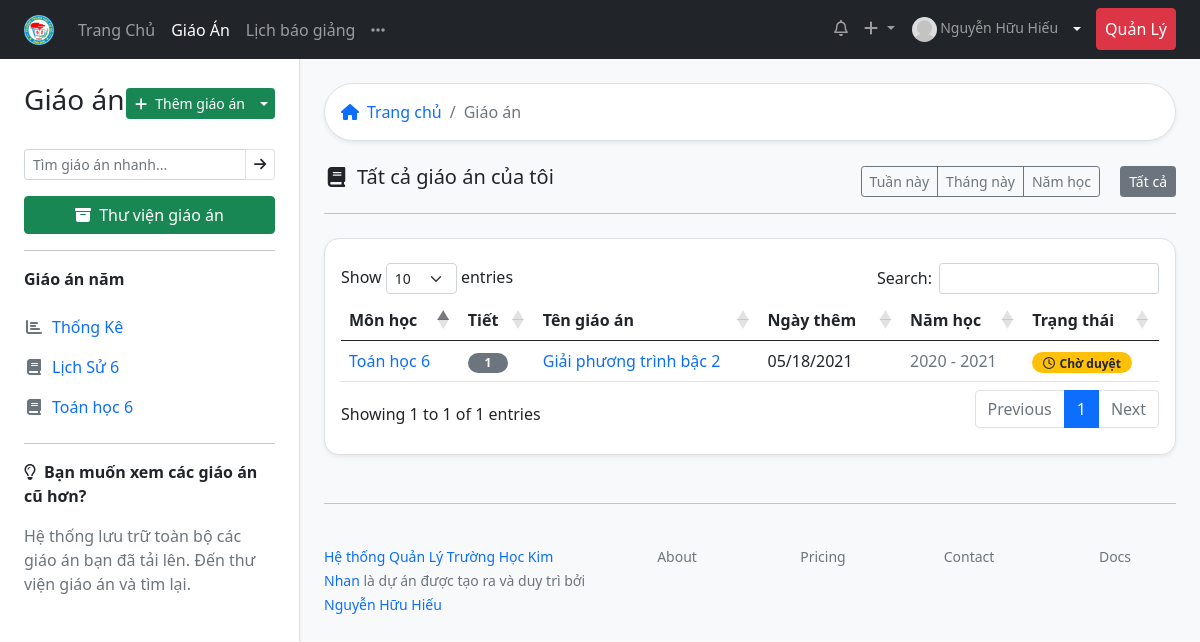
Before: /lessons/ (signed in) with the older database file.
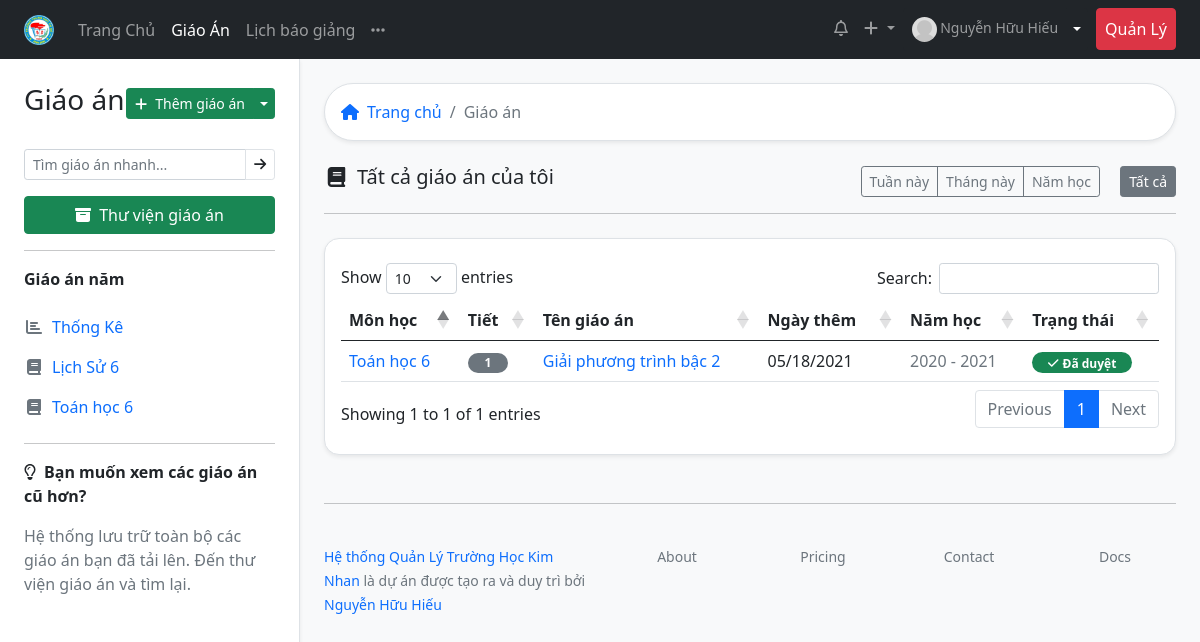
After: the same page with the newer database file.
### lessonmanagement/models.py (models this page shows, shortened)
class Lesson(models.Model):
    title = models.CharField(max_length=200)
    lesson_path = models.FileField(blank=True, null=True)
    upload_time = models.DateTimeField(blank=True, null=True)
    edit_time = models.DateTimeField(blank=True, null=True)
    description = models.CharField(max_length=200, null=True, blank=True)
    teacher = models.ForeignKey(Teacher, on_delete=models.CASCADE)
    subject = models.ForeignKey(SubjectDetail, on_delete=models.CASCADE)
    number_lesson = models.IntegerField(help_text="Bài giảng số mấy")
    schoolyear = models.ForeignKey(Schoolyear, on_delete=models.CASCADE, blank=True, null=True)
    classyear = models.ManyToManyField(Classyear, through="LessonSchedule")
    STATUS_CHOICES = [
    ('pending', 'Chờ duyệt'),
    ('acept', 'Đã duyệt'),
    ('deny', 'Bị từ chối'),
    ]
    status = models.CharField(max_length=10, blank=True, choices=STATUS_CHOICES ,default='pending')
    checker = models.ForeignKey('Teacher', related_name="lesson_checker" ,on_delete=models.SET_NULL, null=True, blank=True)
    check_date = models.DateTimeField(auto_now=True)
    note_checker = models.CharField(max_length=200, blank=True)
    class Meta:
        verbose_name = "Giáo Án"
        verbose_name_plural = "Giáo Án"
        ordering = ["-upload_time"]
        unique_together = ['subject', 'number_lesson']

class SubjectDetail(models.Model):
    subject = models.ForeignKey(Subject, on_delete=models.CASCADE, verbose_name="Môn học")
    level = models.IntegerField(choices=LEVEL_CHOICES, verbose_name="Khối học")
    total_lesson = models.IntegerField(verbose_name="Tổng số tiết")
    week_lesson = models.IntegerField(verbose_name="Số tiết mỗi tuần")
    class Meta:
        verbose_name = "Chi tiết môn học"
        verbose_name_plural = "Chi tiết môn học"
    def __str__(self):
        return '%s %s' % (self.subject, self.level)

class SchoolAbstract(models.Model):
    title = models.CharField(max_length=50, verbose_name="Tiêu đề")
    description = models.CharField(max_length=200, verbose_name="Mô tả sơ lược", blank=True)
    cover = models.ImageField(upload_to="coverimages/", verbose_name="Ảnh bìa", null = True, blank = True)
    class Meta:
        abstract = True
    def __str__(self):
        return self.title

class Subject(SchoolAbstract):
    group = models.ForeignKey(GroupSubject,on_delete=models.CASCADE, verbose_name='Bộ môn')
    subject_slug = models.SlugField(max_length=50, null=True, blank=True)
    class Meta:
        verbose_name = "Môn học"
        verbose_name_plural = "Môn học"

class Schoolyear(models.Model):
    school = models.ForeignKey(School, on_delete=models.CASCADE)
    start_date = models.DateField(help_text="Ngày bắt đầu năm học",  unique_for_year='start_date' )
    end_date = models.DateField(blank=True, null=True)
    spring_start = models.DateTimeField(help_text="Giờ mùa hè. Buổi sáng bắt đầu từ ngày nào, mấy giờ", blank=True, null=True)
    winter_start = models.DateTimeField(help_text="Giờ mùa đông. Buổi sáng bắt đầu từ ngày nào, mấy giờ", blank=True, null=True)
    class Meta:
        verbose_name = "Năm học"
        verbose_name_plural = "Năm học"
    def __str__(self):
        return '%s - %s' % (self.start_date.year, self.start_date.year + 1)

### lessonmanagement/views.py (the view)
# urls.py: path('lessons/', views.alllessons, name="alllessons"),
@login_required
def alllessons(request):
    lesson_list = Lesson.objects.filter(
        teacher=request.user.teacher.id).order_by('-upload_time')
    context = {'lesson_list': lesson_list}
    return render(request, 'lesson/all_lessons.html', context)

### lessonmanagement/models.py (called while the page is built)
    def full_name(self):
        return ('%s %s') % (self.firstname, self.lastname)

    def lesson_list(self):
        return self.lesson_set.filter(teacher = self.user.id)

    def subject_classyear_list(self):
        return self.subjectclassyear_set.all().order_by('subject__subject__title').values('subject__subject__title', 'classyear__startyear__start_date__year','subject__subject__group__title').distinct()

### lessonmanagement/templatetags/lessonmanagement_extras.py (called while the page is built)
@register.filter
def classlevel(value):
    now = datetime.datetime.now()
    i = 0
    if (now.month < 9):
        i =  (now.year - value) + 5
    else:
        i = (now.year - value) + 6
    if i in [6,7,8,9]:
        return i
    else:
        return value

@register.filter
def schoolyear(value):
    now = datetime.datetime.now()
    if (now.month < 9):
        return now.year -1
    else:
        return now.year

### lessonmanagement/templates/lesson/all_lessons.html
{% extends 'base_withsidebar.html' %}
{% block content %}
{% load static %}
{% load lessonmanagement_extras %}
{% with teacher=request.user.teacher %}
<div class="bg-white border shadow-sm p-3 rounded-pill mb-4">
  <nav aria-label="breadcrumb">
    <ol class="breadcrumb m-0 ">
      <li class="breadcrumb-item"><a href="{% url 'index' %}" class="text-decoration-none"><i class="fas fa-home me-2"></i>Trang chủ</a></li>
      <li class="breadcrumb-item active"> Giáo án</li>
    </ol>
  </nav>
</div>
{% if request.user.teacher.lesson_list %}
<div class="d-flex justify-content-between align-items-center" >
<h5><i class="fas fa-book fa-fw me-2 "></i>Tất cả giáo án của tôi</h5>
<div>
  <div class="btn-group me-3" role="group" aria-label="Button group with nested dropdown">
    <a href="#" class="btn btn-sm btn-outline-secondary">Tuần này</a>
    <a href="#" class="btn btn-sm btn-outline-secondary">Tháng này</a>
    <a href="{% url 'lessons_toyear' sdf|schoolyear  %}" class="btn btn-sm btn-outline-secondary">Năm học {{ teacher.schoolyear }}</a>
  </div>
  <button type="button" class="btn btn-sm btn-secondary">Tất cả</button>
</div>
</div>
<hr class="mb-4">
            <div class="border py-4 px-3 rounded-15 shadow-sm bg-white">
                {% include "table/table_all.html" %}
            </div>
            {% else %}
            {% include 'lesson/empty_lesson.html' %}
            {% endif %}
        {% endwith %}
  {% endblock %}

### lessonmanagement/templates/table/table_all.html (shortened to what this page needs)
<table id="exampletable" class="table table-hover  " style="width:100%">
    <thead>
        <tr>
            <th>Môn học</th>
            <th>Tiết</th>
            <th>Tên giáo án</th>
            <th>Ngày thêm</th>
            <th>Năm học</th>
            <th>Trạng thái</th>
        </tr>
    </thead>
    <tbody>
        {% for lesson in lesson_list %}
        <tr>
            <td> <a href="#" class="text-decoration-none"> {{ lesson.subject }} {{ lesson.level }} </a>
            </td>
            <td>
                <span class="badge rounded-pill bg-secondary" style="width: 40px;">{{ lesson.number_lesson}}</span>
            </td>
            <td><a href="{% url 'lesson' lesson.id %}" class="text-decoration-none">{{ lesson.title }} </a></td>
            <td> {{ lesson.upload_time|date:"SHORT_DATE_FORMAT"}}</td>
            <td class="text-muted">{{ lesson.schoolyear }}</td>
            <td> {% if lesson.status == "pending" %}
                <span class="badge bg-warning text-dark rounded-pill" style="width: 100px;"><i
                        class="far fa-clock me-1"></i>{{lesson.get_status_display}}</span>
                {% elif lesson.status == "acept" %}
                <span class="badge bg-success  rounded-pill" style="width: 100px;"><i class="fas fa-check me-1"></i>{{lesson.get_status_display}}</span>
                {% elif lesson.status == "deny" %}
                <span class="badge bg-danger  rounded-pill" style="width: 100px;"><i class="fas fa-times me-1"></i>{{lesson.get_status_display}}</span>
                {% endif %}
            </td>
        </tr>
        {% endfor %}
    </tbody>
</table>

Changed rows visible on the page:
changed Lesson "Giải phương trình bậc 2": status "Chờ duyệt" → "Đã duyệt"
